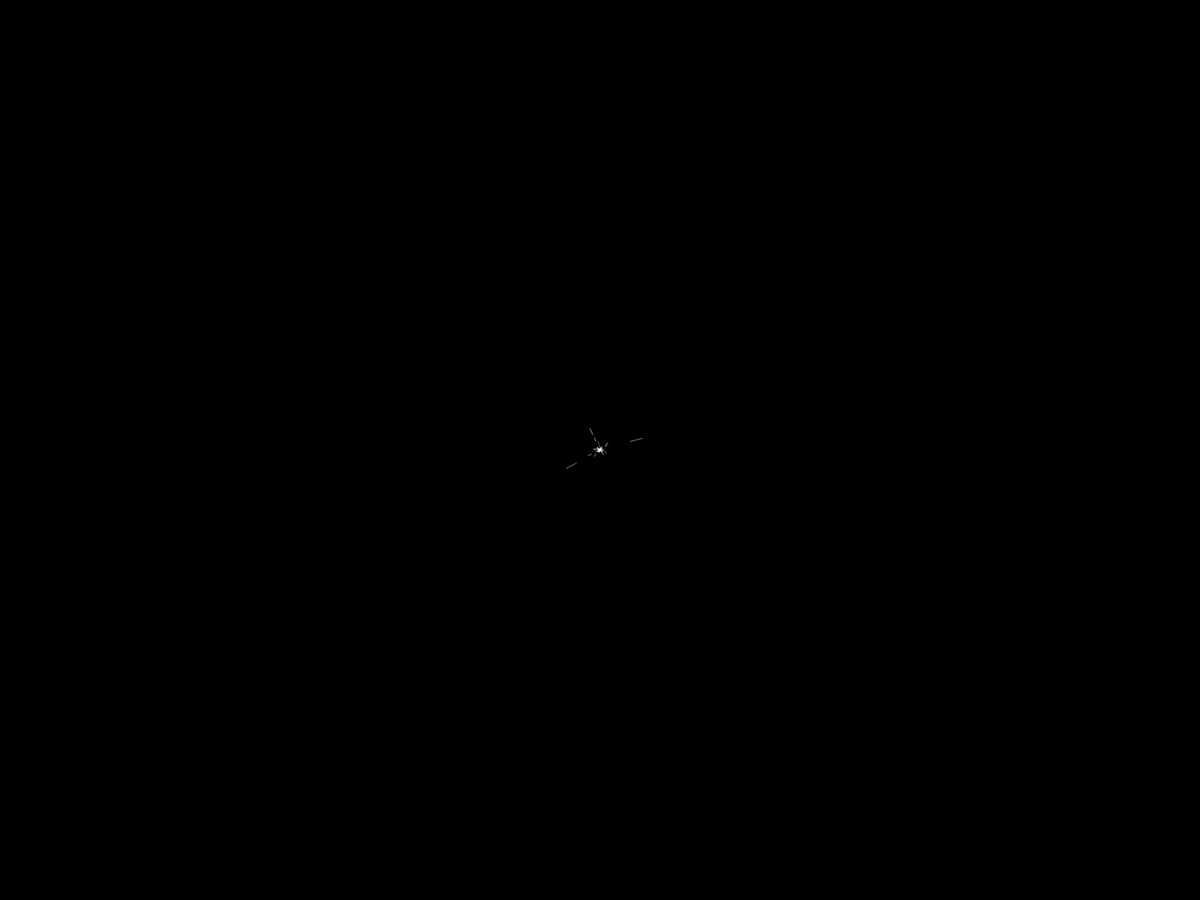
Frame 1 (no input)
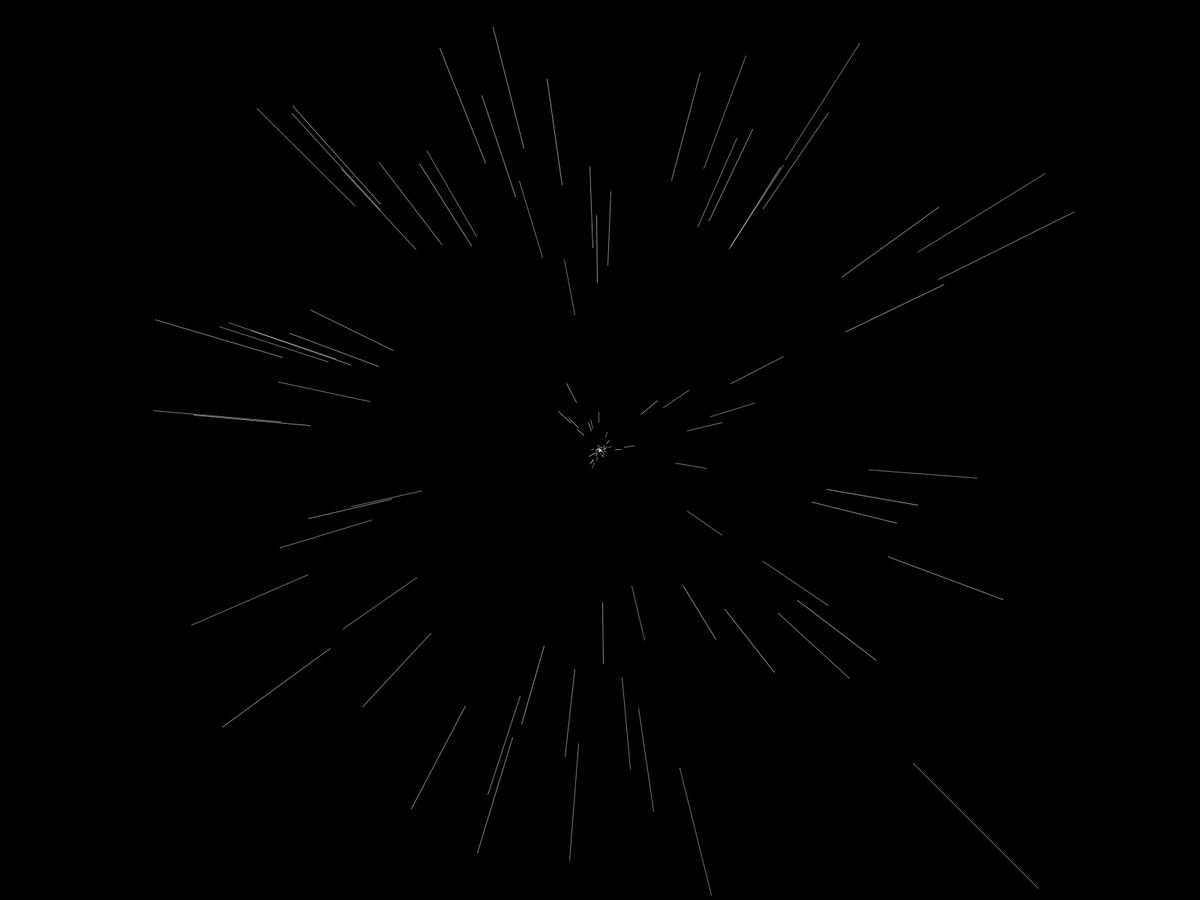
Frame 60 (the mouse pressed at the canvas centre just before this capture)
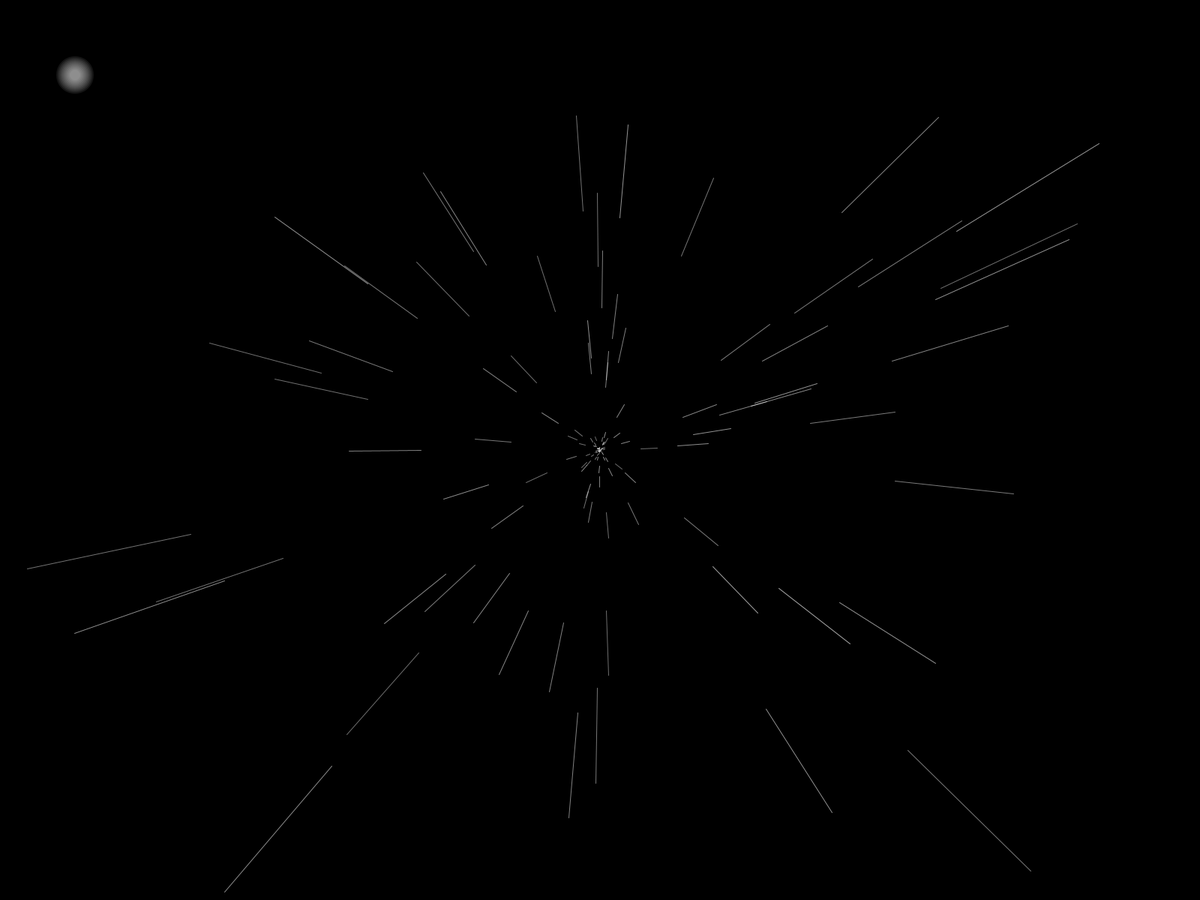
Frame 120 (the mouse held since frame 60 and released just before this capture)

The Processing sketch that drew these frames (run headless with seeded random() and noise(); from frame 60 on, the mouse is pressed at the canvas centre):

// Processing sketch: starfield
// ── starfield.pde
ArrayList<Star> stars = new ArrayList();

void setup(){
  //size(800, 600);
  fullScreen();
  background(0);
  smooth(1);
  frameRate(30);
  
  
  int r = 150;
  
  stroke(255,255,255,40);
  noStroke();
  fill(255,255,255,40);
  float max = 20;
  for (int i = 0; i < max; i++) {
    ellipse(100, 100, r*(max - 0.8*i)/max, r*(max - 0.8*i)/max);
  }
  for (int i = 0; i < 150; i++) {
    stars.add(new Star());
  }
}

void draw(){
  
  background(0);
  
  for (int i = 0; i < stars.size(); i++) {
    stars.get(i).draw();
    stars.get(i).update();
    if (stars.get(i).x/stars.get(i).z < -width/2 || stars.get(i).x/stars.get(i).z > width/2 || stars.get(i).y/stars.get(i).z < -height/2 || stars.get(i).y/stars.get(i).z > height/2) {
      stars.remove(i);
      stars.add(new Star());
    }
  }
  
  
  int r = int(100*mouseY/float(height));
  
  //stroke(255,255,255,20*mouseX/float(width));
  noStroke();
  fill(255,255,255,40*mouseX/float(width));
  float max = r/5;
  for (int i = 0; i < max; i++) {
    ellipse(100, 100, r*(max - 0.8*i)/max, r*(max - 0.8*i)/max);
  }
  
  
}
// ── classes.pde

class Star{
  float x, y, z, r;
  int alpha;
  
  
  Star(){
    x = random(1000) - 500;
    y = random(1000) - 500;
    z = random(500)+1;
    r = 1 + random(4);
    alpha = int(105 + random(40));
  }
  
  void draw(){
    noStroke();
    fill(255,255,255,alpha);
    
    //ellipse(width/2 + x/z, height/2 - y/z, r, r);
    stroke(255,255,255,alpha+50/(10*z));
    line(width/2 + x/z, height/2 - y/z, width/2 + x/(1.4*z), height/2 - y/(1.4*z));
    
    /*
    float max = r/4;
    for (int i = 0; i < max; i++) {
      //ellipse(width/2 + x/z, height/2 - y/z, r*(max - 0.8*i)/(max*z), r*(max - 0.8*i)/(max*z));
      ellipse(width/2 + x/z, height/2 - y/z, r*(max - 0.8*i)/max, r*(max - 0.8*i)/max);
    }*/
  }
  
  void update(){
    z *= 0.90;
  }
  
};
